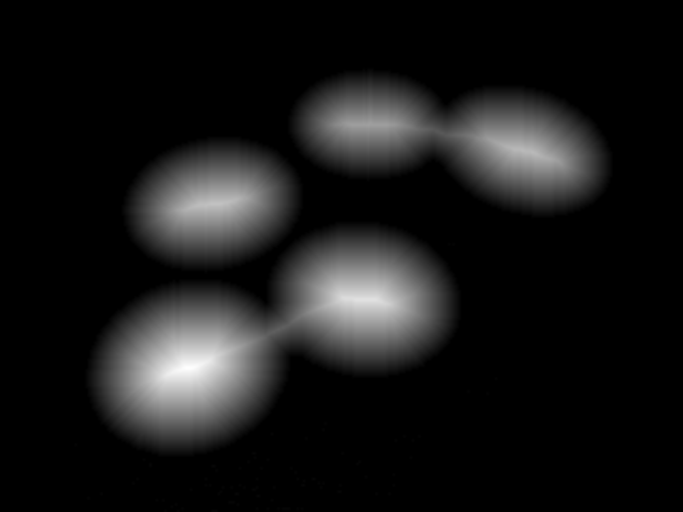
#> input picture circles.png, 683 x 512 px, found by its file name
$ python DATA_602_hw8.py   (Python 2 division)   (older library calls are emulated)
#> lines starting #> are read from the running program, lines starting #| are printed output that depends on the picture; after the words box and inside, x2 and y2 are one past the last pixel; in counts of white or black regions, pixels touching at a corner belong together
import scipy.ndimage as ndimage
import scipy.misc as misc
import numpy as np
import urllib
import cv2


# OpenCV, NumPy, and urllib
def url_to_image(url):
	# download the image, convert it to a NumPy array, and then read
	# it into OpenCV format
	resp = urllib.urlopen(url)
	image = np.asarray(bytearray(resp.read()), dtype="uint8")
	image = cv2.imdecode(image, cv2.IMREAD_COLOR)
#> image is the input picture: shape (512, 683, 3); min 0, max 254, mean 24.1
	return image

def thres(image):
    image = url_to_image(url)
    cv2.waitKey(0)
    img = ndimage.gaussian_filter(image, sigma)
    thres = img > img.mean()
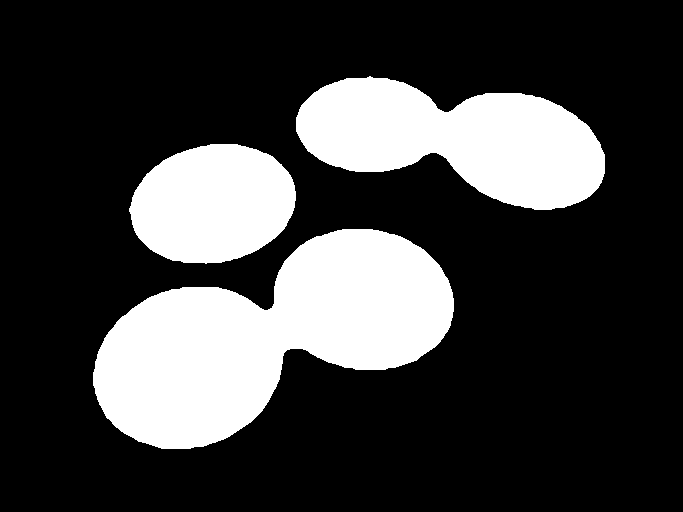
#> thres: shape (512, 683, 3) bool; 24.6% white; 3 white regions, box (x1, y1, x2, y2) and area: (93, 229, 454, 449) 44508, (296, 76, 605, 210) 25897, (129, 144, 296, 264) 15502
    return thres

# circles.png
url = "https://raw.githubusercontent.com/choudhury1023/DATA-602/master/circles.png"
image = url_to_image(url)

# Thresholding
sigma = 1
thres1 = thres(image)
thres1 = image > (image.mean() + 2 * np.sqrt(image.var()))
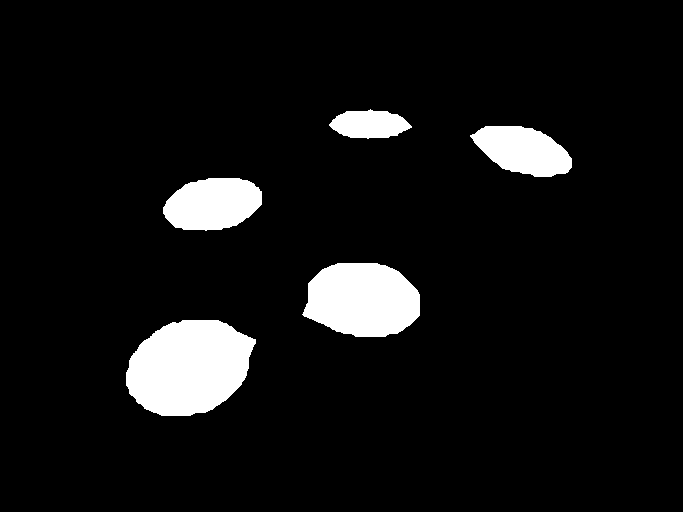
#> thres1: shape (512, 683, 3) bool; 7.4% white; 5 white regions, box (x1, y1, x2, y2) and area: (126, 320, 256, 416) 9450, (302, 263, 420, 337) 6900, (163, 178, 262, 231) 4080, (470, 126, 572, 177) 3573, (329, 109, 412, 139) 1771
#> (the run stopped early here; a loop or call above may not have finished)
